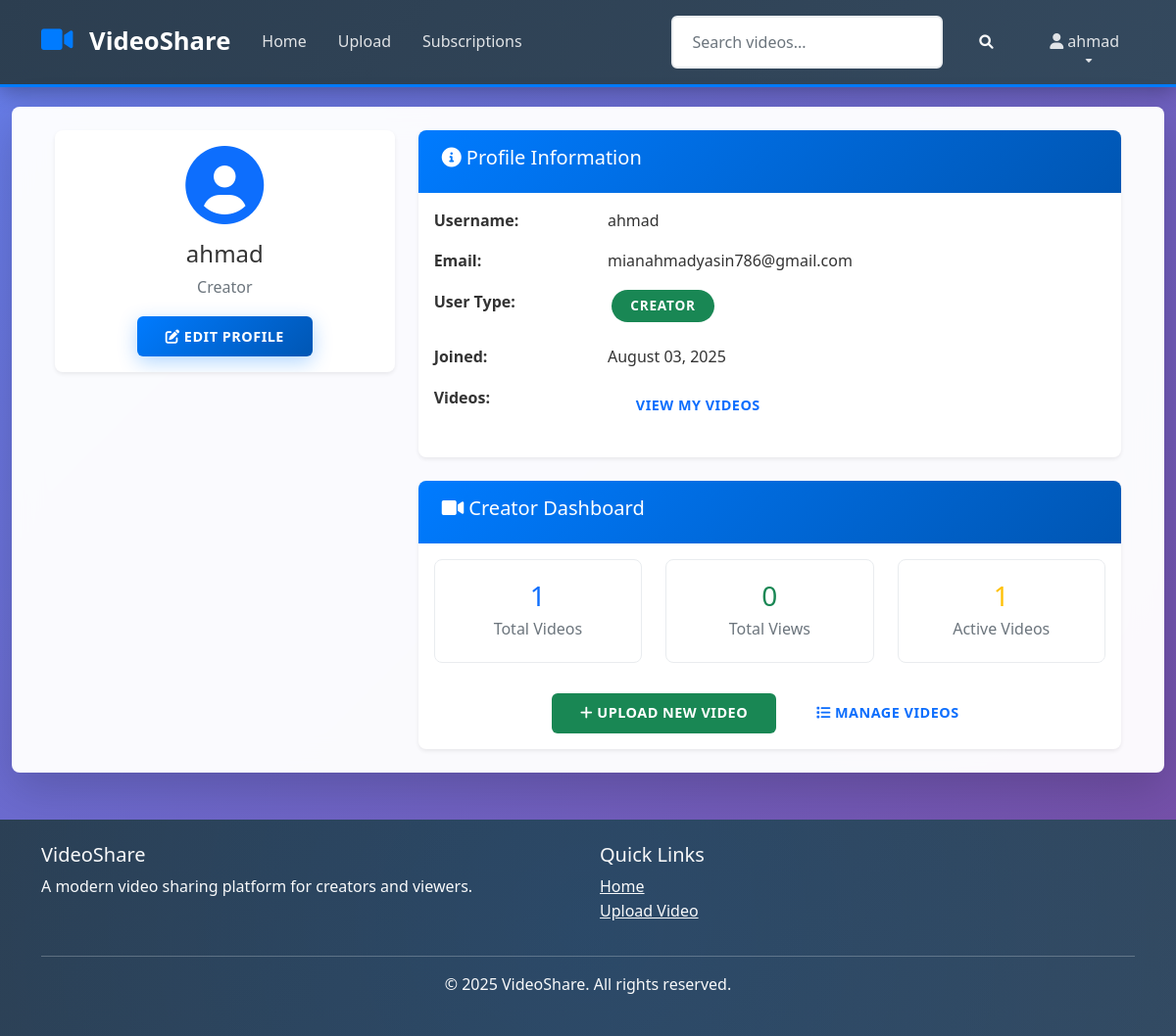
/users/profile/ (signed in), run on the app's committed database.
### users/models.py (models this page shows, shortened)
class CustomUser(AbstractUser):
    USER_TYPES = (
        ('consumer', 'Consumer'),
        ('creator', 'Creator'),
    )
    user_type = models.CharField(max_length=10, choices=USER_TYPES, default='consumer')
    created_at = models.DateTimeField(auto_now_add=True)

### users/views.py (the view)
# urls.py: path('profile/', views.profile_view, name='profile'),
@login_required
def profile_view(request):
    return render(request, 'profile.html', {'user': request.user})

### templates/profile.html (shortened to what this page needs)
{% extends 'base.html' %}
{% block content %}
<div class="container">
    <div class="row">
        <div class="col-md-4">
            <div class="card">
                <div class="card-body text-center">
                    <div class="profile-avatar mb-3">
                        <i class="fas fa-user-circle fa-5x text-primary"></i>
                    </div>
                    <h4>{{ user.username }}</h4>
                    <p class="text-muted">{{ user.get_user_type_display }}</p>
                    <a href="{% url 'users:edit_profile' %}" class="btn btn-primary">
                        <i class="fas fa-edit"></i> Edit Profile
                    </a>
                </div>
            </div>
        </div>
        <div class="col-md-8">
            <div class="card">
                <div class="card-header">
                    <h5><i class="fas fa-info-circle"></i> Profile Information</h5>
                </div>
                <div class="card-body">
                    <div class="row mb-3">
                        <div class="col-sm-3">
                            <strong>Username:</strong>
                        </div>
                        <div class="col-sm-9">
                            {{ user.username }}
                        </div>
                    </div>
                    <div class="row mb-3">
                        <div class="col-sm-3">
                            <strong>Email:</strong>
                        </div>
                        <div class="col-sm-9">
                            {{ user.email|default:"Not provided" }}
                        </div>
                    </div>
                    <div class="row mb-3">
                        <div class="col-sm-3">
                            <strong>User Type:</strong>
                        </div>
                        <div class="col-sm-9">
                            <span class="badge bg-{% if user.user_type == 'creator' %}success{% else %}primary{% endif %}">
                                {{ user.get_user_type_display }}
                            </span>
                        </div>
                    </div>
                    <div class="row mb-3">
                        <div class="col-sm-3">
                            <strong>Joined:</strong>
                        </div>
                        <div class="col-sm-9">
                            {{ user.date_joined|date:"F d, Y" }}
                        </div>
                    </div>
                    {% if user.user_type == 'creator' %}
                    <div class="row mb-3">
                        <div class="col-sm-3">
                            <strong>Videos:</strong>
                        </div>
                        <div class="col-sm-9">
                            <a href="{% url 'videos:my_videos' %}" class="btn btn-sm btn-outline-primary">
                                View My Videos
                            </a>
                        </div>
                    </div>
                    {% endif %}
                </div>
            </div>
            {% if user.user_type == 'creator' %}
            <div class="card mt-4">
                <div class="card-header">
                    <h5><i class="fas fa-video"></i> Creator Dashboard</h5>
                </div>
                <div class="card-body">
                    <div class="row text-center">
                        <div class="col-md-4">
                            <div class="stat-box">
                                <h3 class="text-primary">{{ user.videos.count }}</h3>
                                <p>Total Videos</p>
                            </div>
                        </div>
                        <div class="col-md-4">
                            <div class="stat-box">
                                <h3 class="text-success">0</h3>
                                <p>Total Views</p>
                            </div>
                        </div>
                        <div class="col-md-4">
                            <div class="stat-box">
                                <h3 class="text-warning">{{ user.videos.count }}</h3>
                                <p>Active Videos</p>
                            </div>
                        </div>
                    </div>
                    <div class="mt-3 text-center">
                        <a href="{% url 'videos:creator_upload' %}" class="btn btn-success me-2">
                            <i class="fas fa-plus"></i> Upload New Video
                        </a>
                        <a href="{% url 'videos:my_videos' %}" class="btn btn-outline-primary">
                            <i class="fas fa-list"></i> Manage Videos
                        </a>
                    </div>
                </div>
            </div>
            {% endif %}
        </div>
    </div>
</div>
{% endblock %}

### templates/base.html (shortened to what this page needs)
<!DOCTYPE html>
<html lang="en">
<head>
    <link href="https://cdn.jsdelivr.net/npm/bootstrap@5.1.3/dist/css/bootstrap.min.css" rel="stylesheet">
    <link rel="stylesheet" href="https://cdnjs.cloudflare.com/ajax/libs/font-awesome/6.0.0/css/all.min.css">
    {% load static %}
    <link rel="stylesheet" href="{% static 'css/style.css' %}">
</head>
<body>
    <nav class="navbar navbar-expand-lg navbar-dark bg-dark">
        <div class="container">
            <a class="navbar-brand" href="{% url 'videos:dashboard' %}">
                <i class="fas fa-video"></i> VideoShare
            </a>
            <div class="collapse navbar-collapse" id="navbarNav">
                <ul class="navbar-nav me-auto">
                    <li class="nav-item">
                        <a class="nav-link" href="{% url 'videos:dashboard' %}">Home</a>
                    </li>
                    {% if user.is_authenticated %}
                    <li class="nav-item">
                        <a class="nav-link" href="{% url 'videos:creator_upload' %}">Upload</a>
                    </li>
                    <li class="nav-item">
                        <a class="nav-link" href="{% url 'users:subscriptions' %}">Subscriptions</a>
                    </li>
                    {% endif %}
                </ul>
                <form class="d-flex me-3" method="GET" action="{% url 'videos:dashboard' %}">
                    <input class="form-control me-2" type="search" placeholder="Search videos..." name="search" value="{{ search_query }}">
                    <button class="btn btn-outline-light" type="submit">
                        <i class="fas fa-search"></i>
                    </button>
                </form>
                <ul class="navbar-nav">
                    {% if user.is_authenticated %}
                    <li class="nav-item dropdown">
                        <a class="nav-link dropdown-toggle" href="#" id="navbarDropdown" role="button" data-bs-toggle="dropdown">
                            <i class="fas fa-user"></i> {{ user.username }}
                        </a>
                    </li>
                    {% endif %}
                </ul>
            </div>
        </div>
    </nav>
    <main class="container-fluid py-4">
        {% block content %}
        {% endblock %}
    </main>
    <footer class="bg-dark text-light py-4 mt-5">
        <div class="container">
            <div class="row">
                <div class="col-md-6">
                    <h5>VideoShare</h5>
                    <p>A modern video sharing platform for creators and viewers.</p>
                </div>
                <div class="col-md-6">
                    <h5>Quick Links</h5>
                    <ul class="list-unstyled">
                        <li><a href="{% url 'videos:dashboard' %}" class="text-light">Home</a></li>
                        {% if user.is_authenticated %}
                        <li><a href="{% url 'videos:creator_upload' %}" class="text-light">Upload Video</a></li>
                        {% else %}
                        <li><a href="{% url 'users:register' %}" class="text-light">Join Now</a></li>
                        {% endif %}
                    </ul>
                </div>
            </div>
            <hr>
            <div class="text-center">
                <p>&copy; 2025 VideoShare. All rights reserved.</p>
            </div>
        </div>
    </footer>
    {% load static %}
</body>
</html>

### static/css/style.css (style rules this page uses)
:root { --primary-color: #007bff; --primary-dark: #0056b3; --secondary-color: #6c757d; --success-color: #28a745; --danger-color: #dc3545; --warning-color: #ffc107; --info-color: #17a2b8; --dark-color: #343a40; --light-color: #f8f9fa; --white: #ffffff; --black: #000000; --shadow: 0 0.125rem 0.25rem rgba(0, 0, 0, 0.075); --shadow-sm: 0 0.125rem 0.25rem rgba(0, 0, 0, 0.075); --shadow-md: 0 0.5rem 1rem rgba(0, 0, 0, 0.15); --shadow-lg: 0 1rem 3rem rgba(0, 0, 0, 0.175); --border-radius: 0.375rem; --border-radius-lg: 0.5rem; --transition: all 0.15s ease-in-out; --transition-slow: all 0.3s ease-in-out; --font-family: 'Segoe UI', Tahoma, Geneva, Verdana, sans-serif; }
* { box-sizing: border-box; }
body { font-family: var(--font-family); line-height: 1.6; color: #333; background: linear-gradient(135deg, #667eea 0%, #764ba2 100%); min-height: 100vh; margin: 0; padding: 0; }
.container-fluid { background: rgba(255, 255, 255, 0.97); border-radius: var(--border-radius-lg); box-shadow: var(--shadow-lg); backdrop-filter: blur(15px); margin: 20px auto; max-width: 98%; padding: 2rem; }
.navbar { background: linear-gradient(135deg, #2c3e50 0%, #34495e 100%) !important; box-shadow: 0 4px 20px rgba(0, 0, 0, 0.3); border-bottom: 3px solid var(--primary-color); padding: 1rem 0; }
.navbar-brand { font-weight: 700; font-size: 1.6rem; color: #fff !important; transition: var(--transition); text-decoration: none; }
.navbar-brand i { margin-right: 10px; color: var(--primary-color); font-size: 1.8rem; animation: pulse 2s infinite; }
.nav-link { font-weight: 500; position: relative; transition: var(--transition); padding: 0.5rem 1rem !important; color: rgba(255, 255, 255, 0.85) !important; }
.nav-link::after { content: ''; position: absolute; width: 0; height: 3px; bottom: 0; left: 50%; background: linear-gradient(90deg, var(--primary-color), var(--info-color)); transition: var(--transition-slow); transform: translateX(-50%); border-radius: 2px; }
.card { border: none; border-radius: var(--border-radius-lg); box-shadow: var(--shadow-sm); transition: var(--transition-slow); overflow: hidden; background: var(--white); position: relative; }
.card::before { content: ''; position: absolute; top: 0; left: 0; right: 0; height: 4px; background: linear-gradient(90deg, var(--primary-color), var(--info-color), var(--success-color)); opacity: 0; transition: var(--transition); }
.card-header { background: linear-gradient(135deg, var(--primary-color) 0%, var(--primary-dark) 100%); color: var(--white); border-bottom: none; font-weight: 600; padding: 1rem 1.5rem; }
.btn { border-radius: var(--border-radius); font-weight: 600; padding: 0.6rem 1.8rem; transition: var(--transition-slow); border: none; position: relative; overflow: hidden; text-transform: uppercase; letter-spacing: 0.5px; font-size: 0.9rem; }
.btn::before { content: ''; position: absolute; top: 50%; left: 50%; width: 0; height: 0; background: rgba(255, 255, 255, 0.3); border-radius: 50%; transform: translate(-50%, -50%); transition: width 0.6s, height 0.6s; }
.btn-primary { background: linear-gradient(135deg, var(--primary-color) 0%, var(--primary-dark) 100%); box-shadow: 0 6px 20px rgba(0, 123, 255, 0.3); }
.form-control { border: 2px solid #e9ecef; border-radius: var(--border-radius); padding: 0.8rem 1.2rem; transition: var(--transition); background: var(--white); font-size: 1rem; }
.badge { padding: 0.6rem 1.2rem; border-radius: 50px; font-weight: 600; font-size: 0.85rem; text-transform: uppercase; letter-spacing: 0.8px; margin: 0 0.25rem; position: relative; overflow: hidden; }
.badge::before { content: ''; position: absolute; top: 0; left: -100%; width: 100%; height: 100%; background: linear-gradient(90deg, transparent, rgba(255, 255, 255, 0.4), transparent); transition: left 0.6s; }
footer { background: linear-gradient(135deg, #2c3e50 0%, #34495e 100%) !important; position: relative; overflow: hidden; margin-top: 3rem; }
footer::before { content: ''; position: absolute; top: -50%; left: -50%; width: 200%; height: 200%; background: radial-gradient(circle, rgba(0, 123, 255, 0.1) 0%, transparent 70%); animation: footerGlow 15s ease-in-out infinite alternate; }
footer .container { position: relative; z-index: 1; }
footer { margin-top: auto; }

### templates/profile.html (style rules this page uses)
.stat-box { padding: 20px; border: 1px solid #e9ecef; border-radius: 8px; margin-bottom: 15px; }
.stat-box h3 { margin-bottom: 5px; }
.stat-box p { margin-bottom: 0; color: #6c757d; }

### data on the page
CustomUser: username "ahmad", user_type "Creator", email "mianahmadyasin786@gmail.com", user_type "CREATOR", date_joined "August 03, 2025", videos.count "1"
